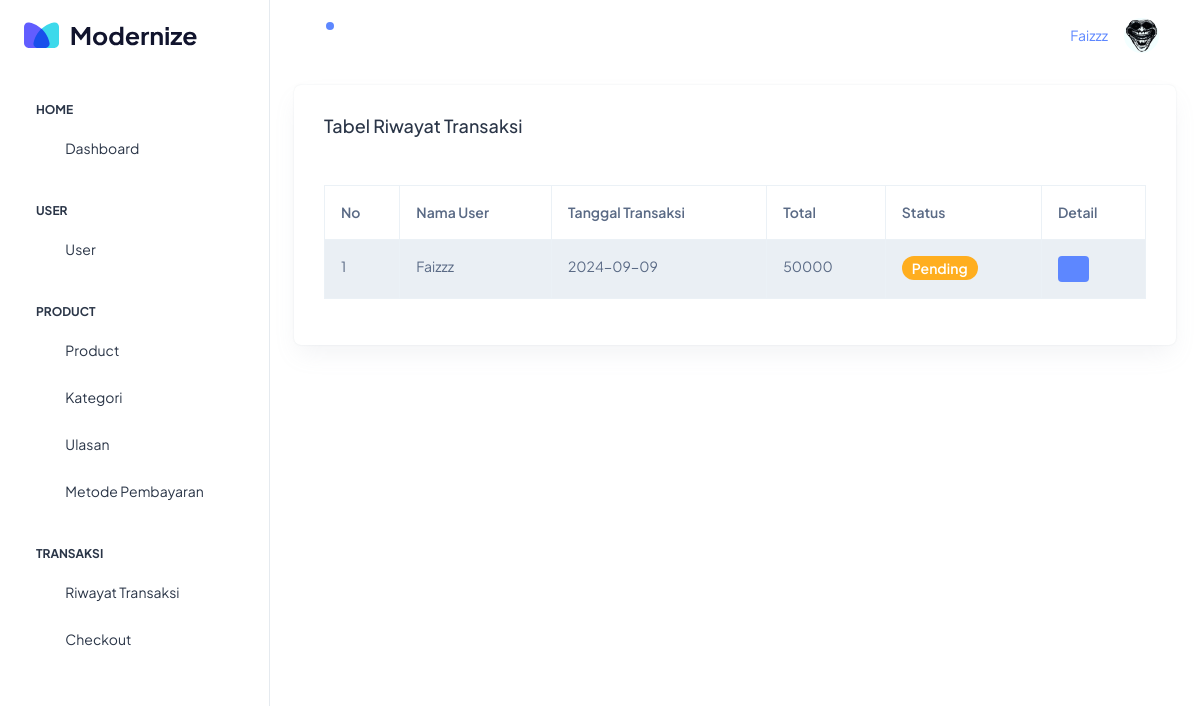
The page /pages/home/riwayat_transaksi.php (signed in) on the database its author committed.
### tables this page shows
CREATE TABLE IF NOT EXISTS `transaksi` (
  `id` int NOT NULL AUTO_INCREMENT,
  `user_id` int NOT NULL,
  `produk_id` int NOT NULL,
  `pembayaran_id` int NOT NULL,
  `alamat_pengiriman` text NOT NULL,
  `total_harga` int NOT NULL,
  `jumlah` int NOT NULL,
  `tgl_transaksi` date NOT NULL,
  `status` int NOT NULL,
  PRIMARY KEY (`id`),
  KEY `pembayaran_id` (`pembayaran_id`),
  KEY `user_id` (`user_id`),
  KEY `produk_id` (`produk_id`),
  CONSTRAINT `FK_transaksi_pembayaran` FOREIGN KEY (`pembayaran_id`) REFERENCES `pembayaran` (`id`) ON DELETE CASCADE ON UPDATE CASCADE,
  CONSTRAINT `FK_transaksi_produk` FOREIGN KEY (`produk_id`) REFERENCES `produk` (`id`) ON DELETE CASCADE ON UPDATE CASCADE,
  CONSTRAINT `FK_transaksi_user` FOREIGN KEY (`user_id`) REFERENCES `user` (`id`) ON DELETE CASCADE ON UPDATE CASCADE
);

CREATE TABLE IF NOT EXISTS `user` (
  `id` int NOT NULL AUTO_INCREMENT,
  `nama` varchar(200) NOT NULL,
  `username` varchar(200) NOT NULL,
  `email` varchar(200) NOT NULL,
  `password` varchar(200) NOT NULL,
  `role` int NOT NULL DEFAULT '2',
  PRIMARY KEY (`id`)
);

### action/dashboard/show_riwayat.php (called while the page is built)
<?php
include '../../connection/connection.php';
$id = $_SESSION['id'];
$sql = "SELECT user.nama as nama_user, transaksi.id, transaksi.tgl_transaksi, transaksi.total_harga,  transaksi.`status` FROM transaksi
join user on transaksi.user_id = user.id
where transaksi.user_id = $id";
$result = $conn->query($sql);
$no = 1;

### pages/home/riwayat_transaksi.php (the view, shortened to what this page needs)
<!doctype html>
<html lang="en">
<head>
    <link rel="stylesheet" href="../../assets/css/styles.min.css" />
</head>
<body>
    <div class="page-wrapper" id="main-wrapper" data-layout="vertical" data-navbarbg="skin6" data-sidebartype="full"
        data-sidebar-position="fixed" data-header-position="fixed">
        <?php include '../layout/sidebar.php'; ?>
        <div class="body-wrapper">
            <?php include '../layout/header.php'; ?>
            <div class="container-fluid">
                <div class="row">
                    <div class="col-md-12">
                        <div class="card">
                            <div class="card-body">
                                <h5 class="card-title d-flex justify-content-start">Tabel Riwayat Transaksi</h5>
                                <div class="table-responsive mt-5">
                                    <table class="table table-striped table-bordered no-wrap">
                                        <thead>
                                            <tr>
                                                <th>No</th>
                                                <th>Nama User</th>
                                                <th>Tanggal Transaksi</th>
                                                <th>Total</th>
                                                <th>Status</th>
                                                <th>Detail</th>
                                            </tr>
                                        </thead>
                                        <tbody>
                                            <?php
                                            include '../../action/dashboard/show_riwayat.php';
                                            while ($data = $result->fetch_assoc()) {
                                            ?>
                                                <tr>
                                                    <td><?= $no++ ?></td>
                                                    <td><?= $data['nama_user'] ?></td>
                                                    <td><?= $data['tgl_transaksi'] ?></td>
                                                    <td><?= $data['total_harga'] ?></td>
                                                    <td>
                                                        <a href="" data-id="<?=$data['id']?>" data-status="<?= $data['status']?>" >
                                                            <?php if ($data['status'] == 1) { ?>
                                                                <span class="badge bg-warning rounded-3 fw-semibold">Pending</span>
                                                            <?php
                                                            } elseif ($data['status'] == 2) { ?>
                                                                <span class="badge bg-success rounded-3 fw-semibold">Success</span>
                                                            <?php } else { ?>
                                                                <span class="badge bg-danger rounded-3 fw-semibold">Failed</span>
                                                            <?php } ?>
                                                        </a>
                                                    </td>
                                                    <td>
                                                    <a href="" class="badge bg-primary text-white text-decoration-none " data-toggle="modal" data-target="#detailTransaksi" data-id="<?= $data['id']?>"> <i class="ti ti-eye" id="detail" ></i></a>
                                                    </td>
                                                </tr>
                                            <?php } ?>
                                        </tbody>
                                    </table>
                                </div>
                            </div>
                        </div>
                    </div>
                </div>
            </div>
        </div>
    </div>
</body>
</html>

### rows shown on the page
transaksi: user.nama "Faizzz", tgl_transaksi "2024-09-09", total_harga "50000", status "Pending"

### other values the page prints
$_SESSION['nama'] "Faizzz"
